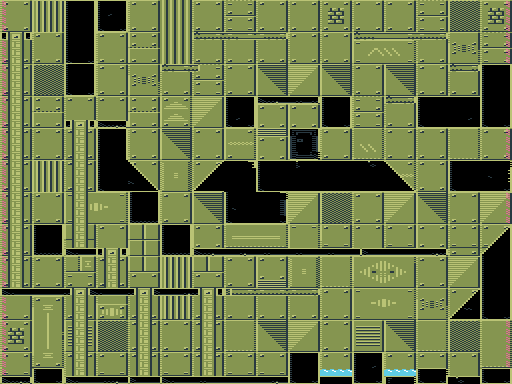

Tiled map render using the project's own tile images. Description and the map definition, with tile-layer contents summarised, below:
An orthogonal 64x48 tile map with 8x8 px tiles, 2 tile layers (Background, Platforms), 3 tilesets and 14 objects (3x exit, 3x move_y, 2x chase, 2x move_x, 2x turret).

<map version="1.4" tiledversion="2020.07.21" orientation="orthogonal" renderorder="right-down" compressionlevel="0" width="64" height="48" tilewidth="8" tileheight="8" infinite="0" nextlayerid="9" nextobjectid="259">
 <properties>
  <property name="COLOR" value="orange" />
  <property name="COLOR_FG" value="blue2" />
  <property name="NAME" value="Aft junction" />
  <property name="TYPE" type="int" value="0" />
 </properties>
 <tileset firstgid="1" name="tiles_bg_0" tilewidth="8" tileheight="8" tilecount="720" columns="24">
  <image source="../images/tiles_bg_0.png" width="192" height="240" />
 </tileset>
 <tileset firstgid="721" name="tiles_fg_0" tilewidth="8" tileheight="8" tilecount="112" columns="8">
  <image source="../images/tiles_fg_0.png" width="64" height="112" />
 </tileset>
 <tileset firstgid="833" name="editor_entity" tilewidth="32" tileheight="32" tilecount="48" columns="6">
  <image source="editor_entity.png" width="192" height="256" />
 </tileset>
 <layer id="1" name="Background" width="64" height="48" locked="1">
  <data>[3072 cells, 3072 non-empty, 406 distinct tile ids]</data>
 </layer>
 <layer id="2" name="Platforms" width="64" height="48">
  <data>[3072 cells, 954 non-empty, 53 distinct tile ids]</data>
 </layer>
 <objectgroup id="4" name="Entities">
  <object id="242" name="A" type="exit" gid="858" x="479.167" y="376.667" width="32" height="32">
   <properties>
    <property name="goto" value="level_03:B" />
   </properties>
  </object>
  <object id="243" gid="873" x="287.167" y="293.167" width="32" height="32" />
  <object id="244" name="yellow" type="chase" gid="839" x="317.834" y="351.334" width="32" height="32" />
  <object id="246" name="gray" type="move_y" gid="833" x="477.167" y="318.167" width="32" height="32">
   <properties>
    <property name="same_x" type="bool" value="true" />
   </properties>
  </object>
  <object id="247" name="gray" type="move_x" gid="836" x="319.167" y="224.167" width="32" height="32">
   <properties>
    <property name="distance" type="int" value="12" />
   </properties>
  </object>
  <object id="248" name="yellow" type="chase" gid="836" x="319.667" y="97.6667" width="32" height="32">
   <properties>
    <property name="speed" type="float" value="1.5" />
   </properties>
  </object>
  <object id="250" name="gray" type="turret" gid="837" x="159.667" y="129.167" width="32" height="32" />
  <object id="251" name="gray" type="turret" gid="837" x="31.1667" y="97.6667" width="32" height="32">
   <properties>
    <property name="speed" type="float" value="1.5" />
   </properties>
  </object>
  <object id="252" name="yellow" type="move_y" gid="834" x="93.1667" y="350.167" width="32" height="32" />
  <object id="253" name="yellow" type="move_y" gid="834" x="156.667" y="323.167" width="32" height="32" />
  <object id="254" name="C" type="exit" gid="858" x="383.167" y="40.1667" width="32" height="32">
   <properties>
    <property name="goto" value="level_04:A" />
   </properties>
  </object>
  <object id="255" name="B" type="exit" gid="858" x="29.1667" y="376.167" width="32" height="32">
   <properties>
    <property name="goto" value="level_06:A" />
    <property name="req" value="item:SECURO_KEY" />
   </properties>
  </object>
  <object id="256" name="pink" type="move_x" gid="842" x="412.667" y="99.6667" width="32" height="32">
   <properties>
    <property name="platform_bound" type="bool" value="true" />
   </properties>
  </object>
  <object id="258" gid="872" x="0.0526313" y="30.7895" width="32" height="32" />
 </objectgroup>
</map>
